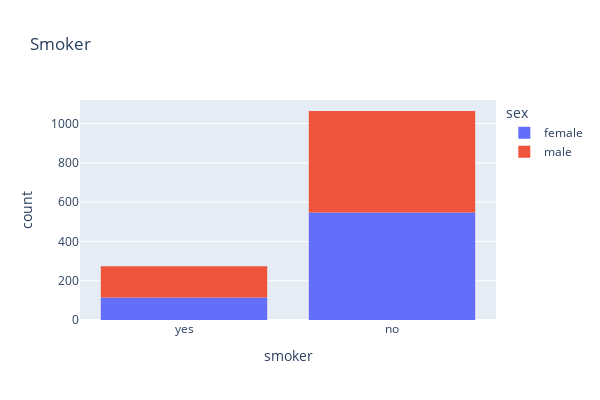

Notebook cell for this chart:
### Code cell
px.histogram(medical_df, 
             x='smoker', 
             color='sex', 
             title='Smoker', 
             width=600, 
             height=400)

### Figure 1 — Plotly figure (JSON) as saved in the notebook; plotly's stock layout.template omitted (floating-point values rounded to 4 significant figures; data arrays with more than 128 entries replaced by an {"elided": "..."} marker saying what was removed)
{"data": [{"alignmentgroup": "True", "bingroup": "x", "hovertemplate": "sex=female<br>smoker=%{x}<br>count=%{y}<extra></extra>", "legendgroup": "female", "marker": {"color": "#636efa", "pattern": {"shape": ""}}, "name": "female", "offsetgroup": "female", "orientation": "v", "showlegend": true, "type": "histogram", "x": {"elided": "662 str values"}, "xaxis": "x", "yaxis": "y"}, {"alignmentgroup": "True", "bingroup": "x", "hovertemplate": "sex=male<br>smoker=%{x}<br>count=%{y}<extra></extra>", "legendgroup": "male", "marker": {"color": "#EF553B", "pattern": {"shape": ""}}, "name": "male", "offsetgroup": "male", "orientation": "v", "showlegend": true, "type": "histogram", "x": {"elided": "676 str values"}, "xaxis": "x", "yaxis": "y"}], "layout": {"barmode": "relative", "height": 400, "legend": {"title": {"text": "sex"}, "tracegroupgap": 0}, "title": {"text": "Smoker"}, "width": 600, "xaxis": {"anchor": "y", "autorange": true, "domain": [0, 1], "range": [-0.5, 1.5], "title": {"text": "smoker"}, "type": "category"}, "yaxis": {"anchor": "x", "autorange": true, "domain": [0, 1], "range": [0, 1120], "title": {"text": "count"}}}}
